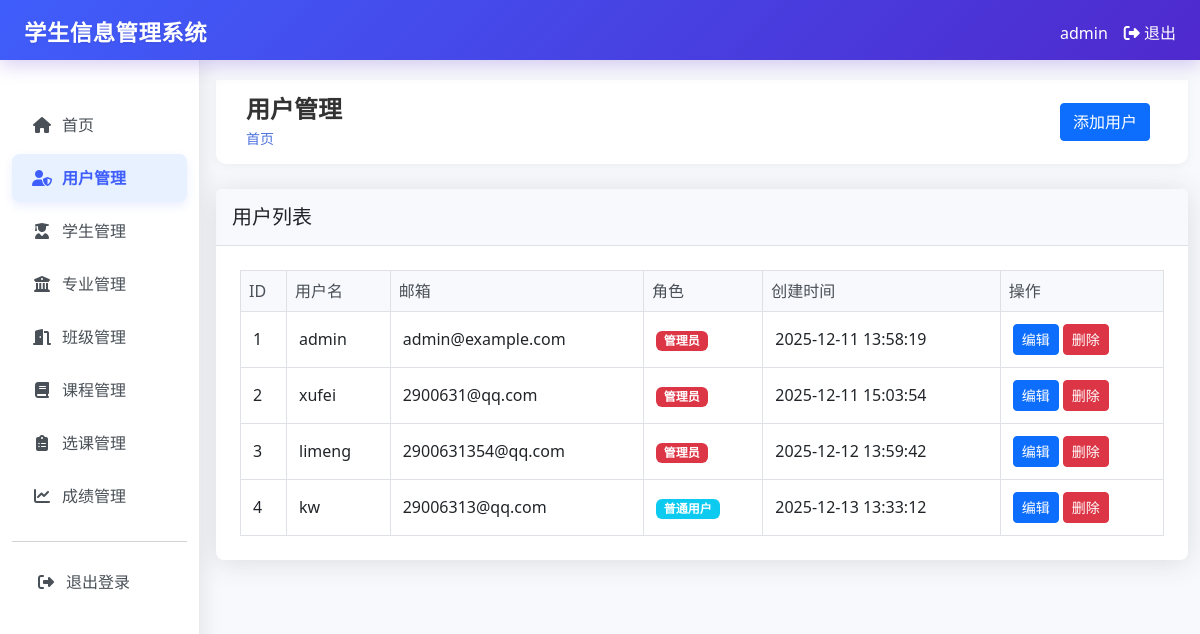
Page /users (signed in) on the earlier database version.
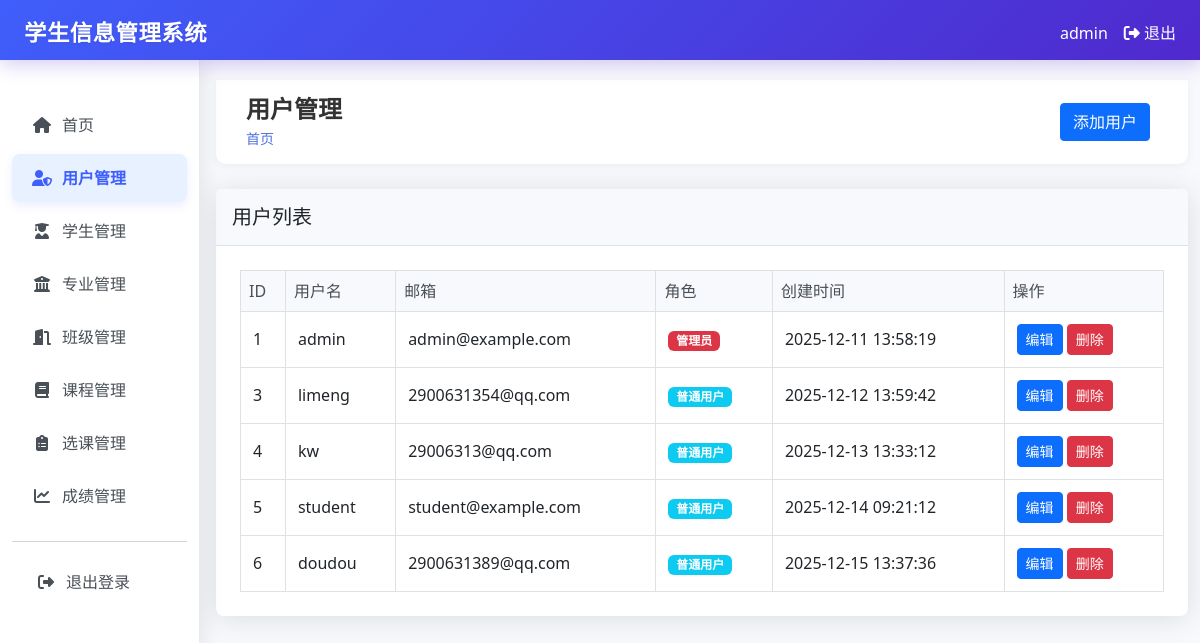
Same page on the later database version.
### tables this page shows
CREATE TABLE users (
        id INTEGER PRIMARY KEY AUTOINCREMENT,
        username TEXT UNIQUE NOT NULL,
        password TEXT NOT NULL,
        email TEXT UNIQUE NOT NULL,
        role TEXT NOT NULL DEFAULT 'user',
        created_at TIMESTAMP DEFAULT CURRENT_TIMESTAMP
    , name TEXT, student_id TEXT, student_record_id INTEGER);

### app.py (the view)
@app.route("/users")
@login_required
@admin_required
def users():
    conn = get_db_connection()
    users = conn.execute("SELECT * FROM users ORDER BY id ASC").fetchall()
    conn.close()
    return render_template("users/index.html", users=users)

### app.py (called while the page is built)
def login_required(f):
    @wraps(f)
    def decorated_function(*args, **kwargs):
        if "user_id" not in session:
            return redirect(url_for("login"))
        return f(*args, **kwargs)
    return decorated_function

def admin_required(f):
    @wraps(f)
    def decorated_function(*args, **kwargs):
        if "user_id" not in session or session.get("role") != "admin":
            flash("您没有权限访问此页面")
            return redirect(url_for("dashboard"))
        return f(*args, **kwargs)
    return decorated_function

def get_db_connection():
    conn = sqlite3.connect("student_management.db")
    conn.row_factory = sqlite3.Row
    return conn

### templates/users/index.html (shortened to what this page needs)
{% extends "base.html" %}
{% block header %}用户管理{% endblock %}
{% block actions %}
<a href="{{ url_for('create_user') }}" class="btn btn-primary">添加用户</a>
{% endblock %}
{% block content %}
<div class="card">
    <div class="card-header">
        <h5 class="card-title mb-0">用户列表</h5>
    </div>
    <div class="card-body">
        <div class="table-responsive">
            <table class="table table-bordered table-hover">
                <thead class="table-light">
                    <tr>
                        <th>ID</th>
                        <th>用户名</th>
                        <th>邮箱</th>
                        <th>角色</th>
                        <th>创建时间</th>
                        <th>操作</th>
                    </tr>
                </thead>
                <tbody>
                    {% for user in users %}
                    <tr>
                        <td>{{ user.id }}</td>
                        <td>{{ user.username }}</td>
                        <td>{{ user.email }}</td>
                        <td>
                            {% if user.role == 'admin' %}
                            <span class="badge bg-danger">管理员</span>
                            {% else %}
                            <span class="badge bg-info">普通用户</span>
                            {% endif %}
                        </td>
                        <td>{{ user.created_at }}</td>
                        <td>
                            <a href="{{ url_for('edit_user', user_id=user.id) }}" class="btn btn-sm btn-primary">编辑</a>
                            <form action="{{ url_for('delete_user', user_id=user.id) }}" method="post" style="display: inline;" onsubmit="return confirm('确定要删除此用户吗？');">
                                <button type="submit" class="btn btn-sm btn-danger">删除</button>
                            </form>
                        </td>
                    </tr>
                    {% endfor %}
                </tbody>
            </table>
        </div>
    </div>
</div>
{% endblock %}

### templates/base.html (shortened to what this page needs)
<!DOCTYPE html>
<html lang="zh-CN">
<head>
    <link href="https://cdn.jsdelivr.net/npm/bootstrap@5.3.0/dist/css/bootstrap.min.css" rel="stylesheet">
    <link rel="stylesheet" href="https://cdnjs.cloudflare.com/ajax/libs/font-awesome/6.4.0/css/all.min.css">
</head>
<body>
    <nav class="navbar navbar-dark fixed-top system-header">
        <div class="container-fluid">
            <span class="navbar-brand mb-0 h1 ms-4">学生信息管理系统</span>
            <div class="d-flex">
                <span class="text-white me-3">{{ session.username }}</span>
                <a href="{{ url_for('logout') }}" class="text-white text-decoration-none me-4">
                    <i class="fas fa-sign-out-alt"></i> 退出
                </a>
            </div>
        </div>
    </nav>
    <div class="container-fluid" style="padding-top: 60px;">
        <div class="row">
            <nav class="col-md-3 col-lg-2 d-md-block sidebar collapse">
                <div class="position-sticky pt-3">
                    <div class="nav-section">
                        <ul class="nav flex-column">
                            <li class="nav-item">
                                <a class="nav-link {% if request.endpoint in ['dashboard', 'users_dashboard'] %}active{% endif %}" href="{{ url_for('dashboard') }}">
                                    <i class="fas fa-home"></i>
                                    首页
                                </a>
                            </li>
                        </ul>
                    </div>
                        {% if session.role == 'admin' %}
                        <div class="nav-section">
                            <ul class="nav flex-column">
                                <li class="nav-item">
                                    <a class="nav-link {% if request.endpoint == 'users' %}active{% endif %}" href="{{ url_for('users') }}">
                                        <i class="fas fa-user-shield"></i>
                                        用户管理
                                    </a>
                                </li>
                            </ul>
                        </div>
                        {% endif %}
                        <div class="nav-section">
                            <ul class="nav flex-column">
                                <li class="nav-item">
                                    <a class="nav-link {% if request.endpoint == 'students' %}active{% endif %}" href="{{ url_for('students') }}">
                                        <i class="fas fa-user-graduate"></i>
                                        学生管理
                                    </a>
                                </li>
                                <li class="nav-item">
                                    <a class="nav-link {% if 'majors' in request.endpoint %}active{% endif %}" href="{{ url_for('majors') }}">
                                        <i class="fas fa-university"></i>
                                        专业管理
                                    </a>
                                </li>
                                <li class="nav-item">
                                    <a class="nav-link {% if 'classes' in request.endpoint %}active{% endif %}" href="{{ url_for('classes') }}">
                                        <i class="fas fa-door-open"></i>
                                        班级管理
                                    </a>
                                </li>
                                <li class="nav-item">
                                    <a class="nav-link {% if 'courses' in request.endpoint %}active{% endif %}" href="{{ url_for('courses') }}">
                                        <i class="fas fa-book"></i>
                                        课程管理
                                    </a>
                                </li>
                                <li class="nav-item">
                                    <a class="nav-link {% if 'enrollments' in request.endpoint %}active{% endif %}" href="{{ url_for('enrollments') }}">
                                        <i class="fas fa-clipboard-list"></i>
                                        选课管理
                                    </a>
                                </li>
                                <li class="nav-item">
                                    <a class="nav-link {% if 'grades' in request.endpoint %}active{% endif %}" href="{{ url_for('grades') }}">
                                        <i class="fas fa-chart-line"></i>
                                        成绩管理
                                    </a>
                                </li>
                            </ul>
                        </div>
                    <hr>
                    <ul class="nav flex-column">
                        <li class="nav-item">
                            <a class="nav-link logout-link" href="{{ url_for('logout') }}">
                                <i class="fas fa-sign-out-alt"></i>
                                退出登录
                            </a>
                        </li>
                    </ul>
                </div>
            </nav>
            <main class="col-md-9 ms-sm-auto col-lg-10 px-md-4 content" style="margin-left: 250px; padding-top: 20px;">
                <div class="top-header">
                    <div>
                        <h1 class="page-title">{% block header %}{% endblock %}</h1>
                        <div class="breadcrumb-container mt-1">
                            <a href="{{ url_for('dashboard') }}">首页</a>
                        </div>
                    </div>
                    <div class="btn-toolbar mb-2 mb-md-0">
                        <div class="btn-group me-2">
                            {% block actions %}{% endblock %}
                        </div>
                    </div>
                </div>
                {% block content %}{% endblock %}
            </main>
        </div>
    </div>
</body>
</html>

### templates/base.html (style rules this page uses)
.sidebar { height: 100vh; background-color: white; padding-top: 25px; box-shadow: 4px 0 20px rgba(0, 0, 0, 0.08); position: fixed; top: 60px; left: 0; z-index: 1000; overflow-y: auto; border-right: 1px solid #e9ecef; }
.sidebar .nav-link { color: #495057; padding: 12px 20px; border-radius: 8px; margin-bottom: 5px; transition: all 0.2s ease; display: flex; align-items: center; }
.sidebar .nav-link i { margin-right: 10px; width: 20px; text-align: center; }
.sidebar .nav-link.active { background-color: #e7f1ff; color: #3f5efb; font-weight: 600; box-shadow: 0 4px 10px rgba(63, 94, 251, 0.1); }
.sidebar .nav-link.active i { color: #3f5efb; opacity: 1; display: inline-block; margin-right: 10px; width: 20px; text-align: center; }
.content { padding: 20px; }
.card { margin-bottom: 20px; }
.sidebar .logout-link { position: relative; margin-left: 0; padding-left: 24px; }
.sidebar .logout-link::before { content: ''; position: absolute; left: 0; top: 0; bottom: 0; width: 4px; background-color: rgba(255, 255, 255, 0.5); border-radius: 0 4px 4px 0; }
.top-header { background: white; box-shadow: 0 2px 10px rgba(0, 0, 0, 0.05); padding: 15px 30px; margin-bottom: 25px; border-radius: 0 0 10px 10px; display: flex; justify-content: space-between; align-items: center; }
.page-title { font-size: 24px; font-weight: 600; color: #333; margin: 0; }
.breadcrumb-container { font-size: 14px; color: #666; }
.breadcrumb-container a { color: #4e73df; text-decoration: none; }
body { font-family: 'Segoe UI', Tahoma, Geneva, Verdana, sans-serif; background-color: #f8f9fc; color: #495057; }
.container-fluid { padding: 0; }
.card { border: none; border-radius: 0.5rem; box-shadow: 0 0.15rem 1.75rem 0 rgba(58, 59, 69, 0.15); }
.card-header { background-color: #f8f9fc; border-bottom: 1px solid #dee2e6; padding: 1rem; }
.card-body { padding: 1.5rem; }
.table { margin-bottom: 0; }
.table th { background-color: #f8f9fc; font-weight: 500; color: #495057; border-bottom: 1px solid #dee2e6; }
.table td { vertical-align: middle; padding: 0.75rem; }
.btn { border-radius: 0.25rem; font-weight: 500; transition: all 0.3s ease; }
.btn-danger { background-color: #dc3545; border-color: #dc3545; }
.pt-3 { padding-top: 1rem !important; }
.system-header { background: linear-gradient(135deg, #3f5efb 0%, #4f29cd 100%); box-shadow: 0 4px 20px rgba(79, 41, 205, 0.25); padding: 15px 0; z-index: 1002; height: 60px; }
.system-header .navbar-brand { font-weight: 700; font-size: 1.4rem; color: white !important; text-shadow: 0 1px 2px rgba(0, 0, 0, 0.1); letter-spacing: 0.5px; }

Differences in the rows shown:
removed users: id "2", username "xufei", email "2900631@qq.com", role "管理员", created_at "2025-12-11 15:03:54"
changed users "limeng": role "管理员" → "普通用户"
added users: id "5", username "student", email "student@example.com", role "普通用户", created_at "2025-12-14 09:21:12"
added users: id "6", username "doudou", email "2900631389@qq.com", role "普通用户", created_at "2025-12-15 13:37:36"
